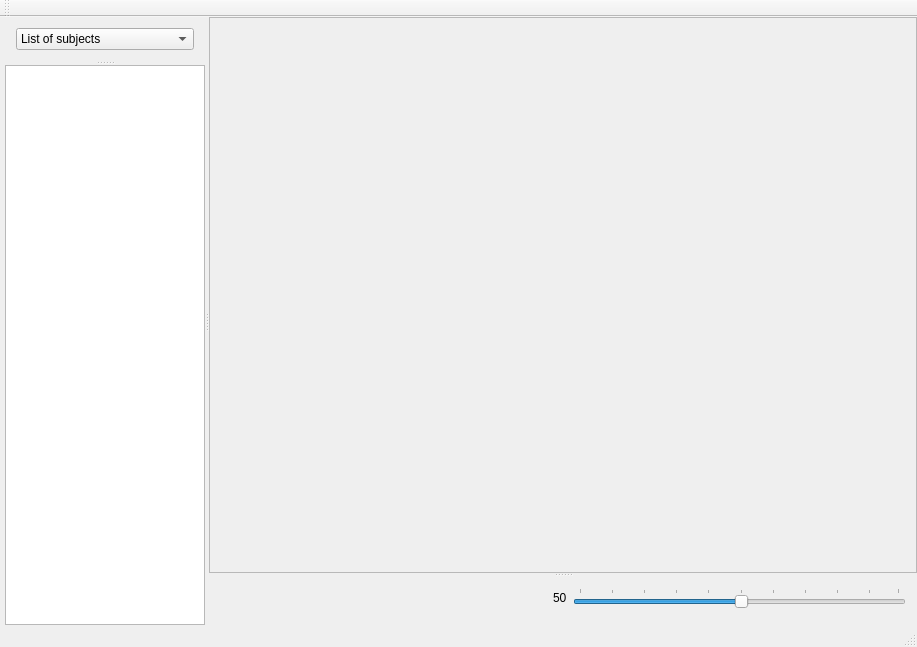
<?xml version="1.0" encoding="UTF-8"?>
<ui version="4.0">
 <class>MainWindow</class>
 <widget class="QMainWindow" name="MainWindow">
  <property name="enabled">
   <bool>true</bool>
  </property>
  <property name="geometry">
   <rect>
    <x>0</x>
    <y>0</y>
    <width>917</width>
    <height>647</height>
   </rect>
  </property>
  <property name="sizePolicy">
   <sizepolicy hsizetype="Expanding" vsizetype="Expanding">
    <horstretch>0</horstretch>
    <verstretch>0</verstretch>
   </sizepolicy>
  </property>
  <property name="windowTitle">
   <string>MainWindow</string>
  </property>
  <property name="autoFillBackground">
   <bool>false</bool>
  </property>
  <widget class="QWidget" name="centralWidget">
   <property name="palette">
    <palette>
     <active>
      <colorrole role="WindowText">
       <brush brushstyle="SolidPattern">
        <color alpha="255">
         <red>0</red>
         <green>0</green>
         <blue>0</blue>
        </color>
       </brush>
      </colorrole>
      <colorrole role="Text">
       <brush brushstyle="SolidPattern">
        <color alpha="255">
         <red>0</red>
         <green>0</green>
         <blue>0</blue>
        </color>
       </brush>
      </colorrole>
      <colorrole role="ButtonText">
       <brush brushstyle="SolidPattern">
        <color alpha="255">
         <red>0</red>
         <green>0</green>
         <blue>0</blue>
        </color>
       </brush>
      </colorrole>
     </active>
     <inactive>
      <colorrole role="WindowText">
       <brush brushstyle="SolidPattern">
        <color alpha="255">
         <red>0</red>
         <green>0</green>
         <blue>0</blue>
        </color>
       </brush>
      </colorrole>
      <colorrole role="Text">
       <brush brushstyle="SolidPattern">
        <color alpha="255">
         <red>0</red>
         <green>0</green>
         <blue>0</blue>
        </color>
       </brush>
      </colorrole>
      <colorrole role="ButtonText">
       <brush brushstyle="SolidPattern">
        <color alpha="255">
         <red>0</red>
         <green>0</green>
         <blue>0</blue>
        </color>
       </brush>
      </colorrole>
     </inactive>
     <disabled>
      <colorrole role="WindowText">
       <brush brushstyle="SolidPattern">
        <color alpha="255">
         <red>170</red>
         <green>170</green>
         <blue>0</blue>
        </color>
       </brush>
      </colorrole>
      <colorrole role="Text">
       <brush brushstyle="SolidPattern">
        <color alpha="255">
         <red>170</red>
         <green>170</green>
         <blue>0</blue>
        </color>
       </brush>
      </colorrole>
      <colorrole role="ButtonText">
       <brush brushstyle="SolidPattern">
        <color alpha="255">
         <red>170</red>
         <green>170</green>
         <blue>0</blue>
        </color>
       </brush>
      </colorrole>
     </disabled>
    </palette>
   </property>
   <layout class="QHBoxLayout" name="horizontalLayout_3">
    <property name="spacing">
     <number>0</number>
    </property>
    <property name="leftMargin">
     <number>5</number>
    </property>
    <property name="topMargin">
     <number>0</number>
    </property>
    <property name="rightMargin">
     <number>0</number>
    </property>
    <property name="bottomMargin">
     <number>0</number>
    </property>
    <item>
     <widget class="QSplitter" name="splitter_3">
      <property name="orientation">
       <enum>Qt::Horizontal</enum>
      </property>
      <widget class="QSplitter" name="splitter_2">
       <property name="orientation">
        <enum>Qt::Vertical</enum>
       </property>
       <widget class="QWidget" name="">
        <layout class="QHBoxLayout" name="horizontalLayout_2">
         <item>
          <widget class="QComboBox" name="SubjectsList">
           <property name="sizePolicy">
            <sizepolicy hsizetype="Ignored" vsizetype="Fixed">
             <horstretch>1</horstretch>
             <verstretch>0</verstretch>
            </sizepolicy>
           </property>
           <item>
            <property name="text">
             <string>List of subjects</string>
            </property>
           </item>
           <item>
            <property name="text">
             <string>математика</string>
            </property>
           </item>
           <item>
            <property name="text">
             <string>английский</string>
            </property>
           </item>
           <item>
            <property name="text">
             <string>русский язык</string>
            </property>
           </item>
          </widget>
         </item>
         <item>
          <spacer name="horizontalSpacer_2">
           <property name="orientation">
            <enum>Qt::Horizontal</enum>
           </property>
           <property name="sizeType">
            <enum>QSizePolicy::Expanding</enum>
           </property>
           <property name="sizeHint" stdset="0">
            <size>
             <width>0</width>
             <height>20</height>
            </size>
           </property>
          </spacer>
         </item>
        </layout>
       </widget>
       <widget class="QListWidget" name="listWidget">
        <property name="sizePolicy">
         <sizepolicy hsizetype="Ignored" vsizetype="Expanding">
          <horstretch>0</horstretch>
          <verstretch>7</verstretch>
         </sizepolicy>
        </property>
        <property name="maximumSize">
         <size>
          <width>200</width>
          <height>16777215</height>
         </size>
        </property>
       </widget>
      </widget>
      <widget class="QSplitter" name="splitter">
       <property name="orientation">
        <enum>Qt::Vertical</enum>
       </property>
       <widget class="QScrollArea" name="ViewFild">
        <property name="sizePolicy">
         <sizepolicy hsizetype="Expanding" vsizetype="Ignored">
          <horstretch>7</horstretch>
          <verstretch>7</verstretch>
         </sizepolicy>
        </property>
        <property name="minimumSize">
         <size>
          <width>0</width>
          <height>0</height>
         </size>
        </property>
        <property name="widgetResizable">
         <bool>true</bool>
        </property>
        <widget class="QWidget" name="scrollAreaWidgetContents">
         <property name="geometry">
          <rect>
           <x>0</x>
           <y>0</y>
           <width>705</width>
           <height>553</height>
          </rect>
         </property>
         <layout class="QGridLayout" name="gridLayout_2">
          <property name="leftMargin">
           <number>10</number>
          </property>
          <property name="topMargin">
           <number>10</number>
          </property>
          <property name="rightMargin">
           <number>10</number>
          </property>
          <property name="bottomMargin">
           <number>10</number>
          </property>
          <property name="spacing">
           <number>0</number>
          </property>
         </layout>
        </widget>
       </widget>
       <widget class="QWidget" name="">
        <layout class="QVBoxLayout" name="verticalLayout">
         <item>
          <layout class="QHBoxLayout" name="horizontalLayout">
           <item>
            <spacer name="horizontalSpacer">
             <property name="orientation">
              <enum>Qt::Horizontal</enum>
             </property>
             <property name="sizeHint" stdset="0">
              <size>
               <width>40</width>
               <height>20</height>
              </size>
             </property>
            </spacer>
           </item>
           <item>
            <widget class="QLabel" name="label">
             <property name="text">
              <string>50</string>
             </property>
            </widget>
           </item>
           <item>
            <widget class="QSlider" name="horizontalSlider">
             <property name="sizePolicy">
              <sizepolicy hsizetype="Expanding" vsizetype="Fixed">
               <horstretch>0</horstretch>
               <verstretch>1</verstretch>
              </sizepolicy>
             </property>
             <property name="sliderPosition">
              <number>50</number>
             </property>
             <property name="orientation">
              <enum>Qt::Horizontal</enum>
             </property>
             <property name="invertedControls">
              <bool>false</bool>
             </property>
             <property name="tickPosition">
              <enum>QSlider::TicksAbove</enum>
             </property>
             <property name="tickInterval">
              <number>10</number>
             </property>
            </widget>
           </item>
          </layout>
         </item>
         <item>
          <widget class="QTextEdit" name="textEdit">
           <property name="sizePolicy">
            <sizepolicy hsizetype="Preferred" vsizetype="Ignored">
             <horstretch>7</horstretch>
             <verstretch>3</verstretch>
            </sizepolicy>
           </property>
           <property name="html">
            <string>&lt;!DOCTYPE HTML PUBLIC &quot;-//W3C//DTD HTML 4.0//EN&quot; &quot;http://www.w3.org/TR/REC-html40/strict.dtd&quot;&gt;
&lt;html&gt;&lt;head&gt;&lt;meta name=&quot;qrichtext&quot; content=&quot;1&quot; /&gt;&lt;style type=&quot;text/css&quot;&gt;
p, li { white-space: pre-wrap; }
&lt;/style&gt;&lt;/head&gt;&lt;body style=&quot; font-family:'MS Shell Dlg 2'; font-size:8.25pt; font-weight:400; font-style:normal;&quot;&gt;
&lt;p style=&quot; margin-top:0px; margin-bottom:0px; margin-left:0px; margin-right:0px; -qt-block-indent:0; text-indent:0px;&quot;&gt;&lt;span style=&quot; font-size:8pt; font-weight:600;&quot;&gt;Some text comments:&lt;/span&gt;&lt;/p&gt;
&lt;p style=&quot;-qt-paragraph-type:empty; margin-top:0px; margin-bottom:0px; margin-left:0px; margin-right:0px; -qt-block-indent:0; text-indent:0px; font-size:8pt; font-weight:600;&quot;&gt;&lt;br /&gt;&lt;/p&gt;&lt;/body&gt;&lt;/html&gt;</string>
           </property>
          </widget>
         </item>
        </layout>
       </widget>
      </widget>
     </widget>
    </item>
   </layout>
   <zorder>splitter_2</zorder>
   <zorder>listWidget</zorder>
   <zorder>splitter_2</zorder>
   <zorder>SubjectsList</zorder>
   <zorder>splitter_3</zorder>
   <zorder>ViewFild</zorder>
   <zorder>textEdit</zorder>
   <zorder>horizontalSlider</zorder>
   <zorder>horizontalSpacer</zorder>
   <zorder>horizontalSpacer</zorder>
   <zorder>horizontalSlider</zorder>
   <zorder>horizontalSpacer</zorder>
   <zorder>horizontalSlider</zorder>
   <zorder>label</zorder>
   <zorder>horizontalSpacer</zorder>
   <zorder></zorder>
   <zorder>splitter_3</zorder>
   <zorder>horizontalSpacer_2</zorder>
  </widget>
  <widget class="QMenuBar" name="menuBar">
   <property name="geometry">
    <rect>
     <x>0</x>
     <y>0</y>
     <width>917</width>
     <height>21</height>
    </rect>
   </property>
  </widget>
  <widget class="QToolBar" name="mainToolBar">
   <attribute name="toolBarArea">
    <enum>TopToolBarArea</enum>
   </attribute>
   <attribute name="toolBarBreak">
    <bool>false</bool>
   </attribute>
  </widget>
  <widget class="QStatusBar" name="statusBar"/>
 </widget>
 <layoutdefault spacing="6" margin="11"/>
 <resources/>
 <connections/>
</ui>
